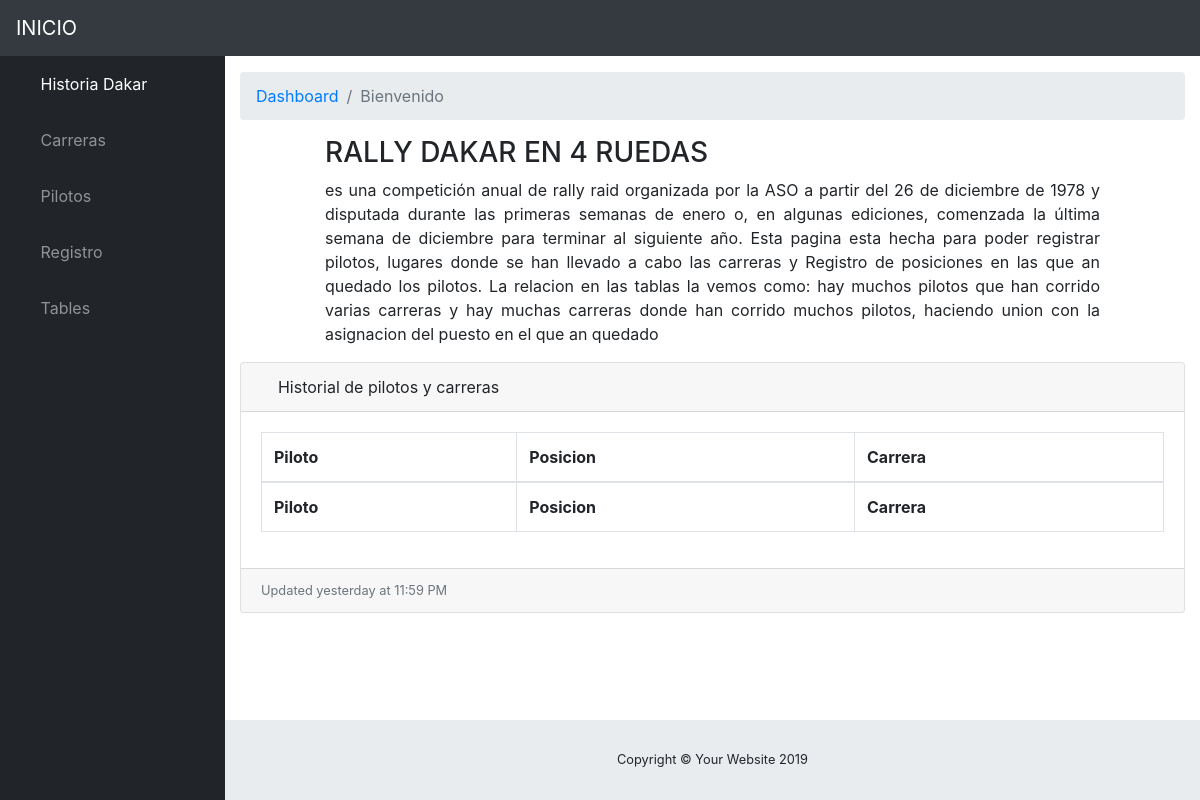
Before: /registro/ with the older database file.
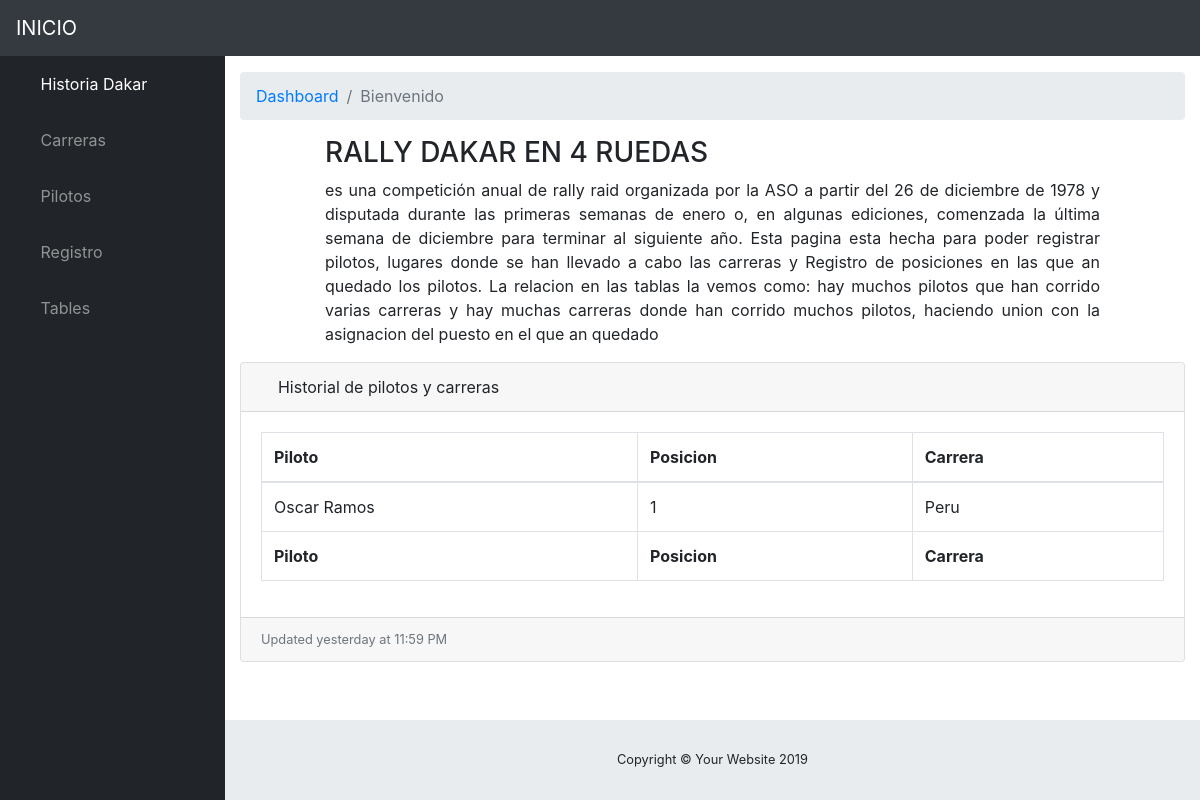
After: the same page with the newer database file.
### auto/models.py (models this page shows, shortened)
class RegistroCarrera(models.Model):
    piloto = models.ForeignKey(Piloto, on_delete=models.CASCADE)
    Posicion = models.CharField(max_length = 70)
    carrera = models.ForeignKey(Carrera, on_delete=models.CASCADE)

class Piloto(models.Model):
    nombre = models.CharField(max_length = 70)
    equipo = models.CharField(max_length = 90)
    vehiculo = models.CharField(max_length = 200)
    def __str__(self):
        return self.nombre

class Carrera(models.Model):
    lugar = models.CharField(max_length = 90)
    fechainicio = models.DateField()
    fechafinal = models.DateField()
    def __str__(self):
        return self.lugar

### auto/views.py (the view)
# urls.py: url(r'^registro/', views.ListaRegistro, name='ListaRegistro'),
def ListaRegistro(request):
    registro = RegistroCarrera.objects.all
    return render(request, 'registro/listaRegistro.html',{'registro':registro})

### auto/templates/registro/listaRegistro.html
{% extends 'index.html' %}
{% block content %}
<div class="card mb-3">
  <div class="card-header">
    <i class="fas fa-table"></i>
    Historial de pilotos y carreras</div>
  <div class="card-body">
    <div class="table-responsive">
      <table class="table table-bordered" id="dataTable" width="100%" cellspacing="0">
        <thead>
          <tr>
            <th>Piloto</th>
            <th>Posicion</th>
            <th>Carrera</th>
          </tr>
        </thead>
        <tfoot>
          <tr>
            <th>Piloto</th>
            <th>Posicion</th>
            <th>Carrera</th>
          </tr>
        </tfoot>
        <tbody>
          {% for a in registro %}
          <tr>
            <td>{{a.piloto}}</td>
            <td>{{a.Posicion}}</td>
            <td>{{a.carrera}}</td>
          </tr>
          {% endfor %}
        </tbody>
      </table>
    </div>
  </div>
  <div class="card-footer small text-muted">Updated yesterday at 11:59 PM</div>
</div>
</div>
{% endblock %}

Changed rows visible on the page:
added RegistroCarrera: piloto "Oscar Ramos", Posicion "1", carrera "Peru"
